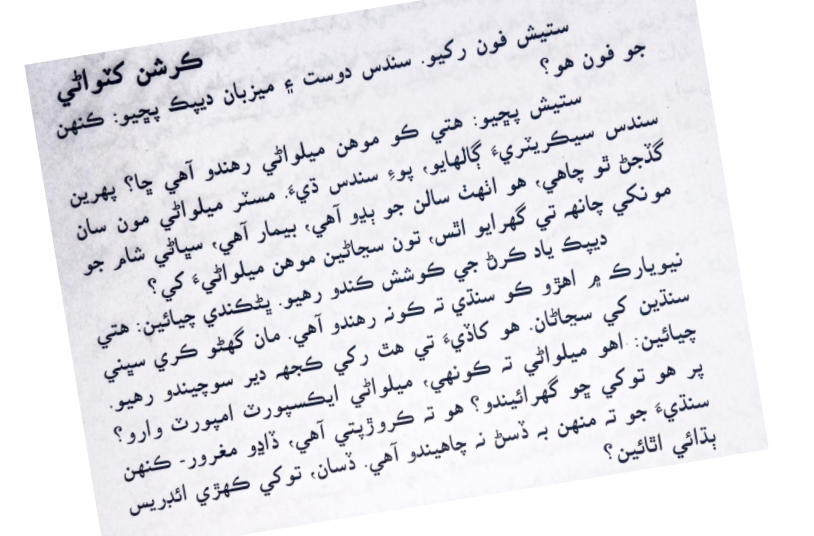
#> input picture input_images/image1.png, 814 x 536 px
$ python main.py
#> lines starting #> are read from the running program, lines starting #| are printed output that depends on the picture; after the words box and inside, x2 and y2 are one past the last pixel; in counts of white or black regions, pixels touching at a corner belong together
### segmenter.py
import cv2
import numpy as np
import os
from pathlib import Path

class SindhiTextSegmenter:
    """
    Advanced Sindhi Text Segmenter with automatic skew correction
    Designed for Sindhi script characteristics:
    - 52 characters (largest extension of Arabic alphabet)
    - 24 differentiating characters with up to 4 dots
    - Cursive and context-sensitive
    - Right-to-left writing direction
    - Connected ligatures
    - Diacritical marks above and below
    """

    def __init__(self, image_path, output_dir="segmented_output",
                 line_padding=20, word_padding=10, letter_padding=7,
                 output_height=64, output_width=None,
                 denoise_strength=10, morph_kernel_size=2,
                 auto_deskew=True, skew_threshold=0.5,
                 min_text_pixels=50, text_threshold=0.05):
        """
        Initialize the segmenter optimized for Sindhi script

        Args:
            image_path: Path to the scanned Sindhi text image
            output_dir: Directory to save segmented images
            line_padding: Extra padding for lines (captures diacritics above/below)
            word_padding: Extra padding for words (handles connected ligatures)
            letter_padding: Extra padding for letters
            output_height: Height to resize images (64-128 recommended for ML)
            output_width: Width to resize (None = maintain aspect ratio)
            denoise_strength: Noise reduction strength (10-15 for scanned docs)
            morph_kernel_size: Morphological operation kernel size
            auto_deskew: Automatically detect and correct skew
            skew_threshold: Minimum skew angle to correct (in degrees)
            min_text_pixels: Minimum number of text pixels to consider valid
            text_threshold: Minimum ratio of text pixels to total pixels (0.01-0.1)
        """
#> in load_and_preprocess, self.image is the input picture: shape (536, 814, 3); mean B, G, R 234.8, 229.8, 230.3
#| Image loaded: (536, 814, 3)
        self.image_path = image_path
        self.output_dir = output_dir
        self.line_padding = line_padding
        self.word_padding = word_padding
        self.letter_padding = letter_padding
        self.output_height = output_height
        self.output_width = output_width
        self.denoise_strength = denoise_strength
        self.morph_kernel_size = morph_kernel_size
        self.auto_deskew = auto_deskew
        self.skew_threshold = skew_threshold
        self.min_text_pixels = min_text_pixels
        self.text_threshold = text_threshold

        self.image = None
        self.gray = None
        self.binary = None
        self.processed = None
        self.skew_angle = 0

        # Create output directories
        self._create_directories()

    def has_sufficient_text(self, image, binary_image=None):
        """
        Check if image has sufficient text content
        Returns True if image contains meaningful text, False if empty/background

        Args:
            image: Color or grayscale image
            binary_image: Pre-computed binary image (optional)
        """
        # Convert to grayscale if needed
        if len(image.shape) == 3:
            gray = cv2.cvtColor(image, cv2.COLOR_BGR2GRAY)
        else:
            gray = image

        # Use provided binary or create one
        if binary_image is None:
            # Quick thresholding for checking
            _, binary = cv2.threshold(gray, 0, 255, cv2.THRESH_BINARY_INV + cv2.THRESH_OTSU)
        else:
            binary = binary_image

        # Count text pixels (white pixels in binary)
        text_pixels = np.sum(binary > 0)
        total_pixels = binary.shape[0] * binary.shape[1]

        # Calculate text ratio
        text_ratio = text_pixels / total_pixels if total_pixels > 0 else 0

        # Check both absolute count and ratio
        has_text = (text_pixels >= self.min_text_pixels and
                   text_ratio >= self.text_threshold)

        return has_text, text_pixels, text_ratio

    def _create_directories(self):
        """Create output directory structure"""
        Path(self.output_dir).mkdir(parents=True, exist_ok=True)
        Path(f"{self.output_dir}/lines").mkdir(exist_ok=True)
        Path(f"{self.output_dir}/words").mkdir(exist_ok=True)
        Path(f"{self.output_dir}/ligatures").mkdir(exist_ok=True)
        Path(f"{self.output_dir}/debug").mkdir(exist_ok=True)

    def detect_skew_angle(self, image):
        """
        Detect skew angle using multiple methods for robustness
        Returns angle in degrees (positive = clockwise rotation needed)
        """
        # Method 1: Hough Line Transform (most reliable for text)
        angle1 = self._detect_skew_hough(image)

        # Method 2: Projection Profile (backup method)
        angle2 = self._detect_skew_projection(image)

        # Use Hough if confident, otherwise use projection
        if angle1 is not None and abs(angle1) < 45:
            final_angle = angle1
            method = "Hough Transform"
        elif angle2 is not None:
            final_angle = angle2
            method = "Projection Profile"
        else:
            final_angle = 0
            method = "No skew detected"

        print(f"   Skew detection method: {method}")
        print(f"   Detected skew angle: {final_angle:.2f}°")

        return final_angle

    def _detect_skew_hough(self, image):
        """Detect skew using Hough Line Transform"""
        try:
            # Edge detection
            edges = cv2.Canny(image, 50, 150, apertureSize=3)
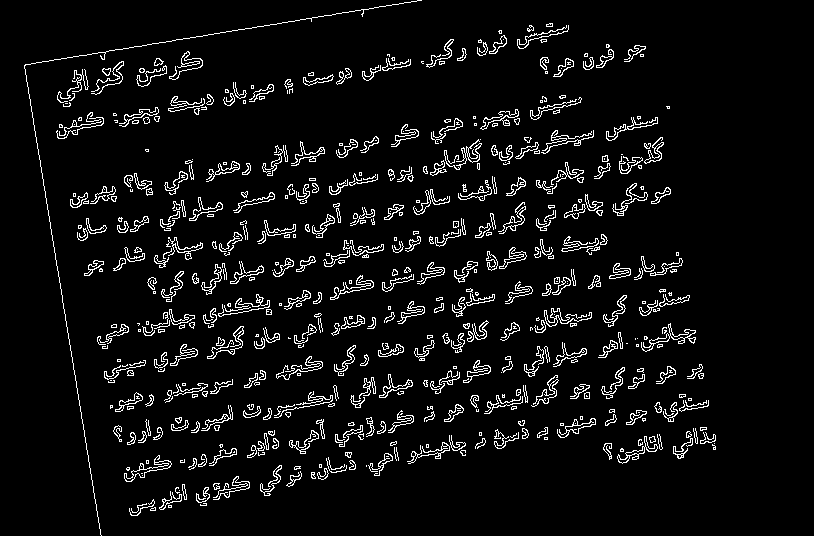
#> edges: shape (536, 814); 5.9% white in thin lines or dots, all inside (x1, y1, x2, y2) = (24, 0, 716, 536)

            # Hough Line Transform
            lines = cv2.HoughLinesP(
                edges,
                rho=1,
                theta=np.pi/180,
                threshold=100,
                minLineLength=image.shape[1] // 4,  # At least 1/4 of image width
                maxLineGap=20
            )
#> lines = 56 rows, first 6: [40, 160, 100, 534], [196, 499, 706, 400], [77, 235, 657, 122], [88, 268, 661, 157], [256, 451, 463, 410], [119, 402, 682, 302]

            if lines is None or len(lines) < 5:
                return None

            # Calculate angles of detected lines
            angles = []
            for line in lines:
                x1, y1, x2, y2 = line[0]

                # Calculate angle
                angle = np.degrees(np.arctan2(y2 - y1, x2 - x1))

                # Normalize angle to [-45, 45] range
                if angle < -45:
                    angle += 90
                elif angle > 45:
                    angle -= 90

                # Filter out near-vertical lines (not text lines)
                if abs(angle) < 45:
                    angles.append(angle)
#> this loop made 56 passes
#> (x1, y1, x2, y2, angle) on passes 1 to 8: (40, 160, 100, 534, -9.11), (196, 499, 706, 400, -10.99), (77, 235, 657, 122, -11.02), (88, 268, 661, 157, -10.96), (256, 451, 463, 410, -11.2), (119, 402, 682, 302, -10.07), (97, 337, 444, 270, -10.93), (35, 135, 567, 31, -11.06)
#> after the loop, angles = 56 values, max -8.85 at index 45, min -11.2 at index 4, mean -10.6

            if not angles:
                return None

            # Use median angle (more robust than mean)
            median_angle = np.median(angles)
#> median_angle = -10.98

            return median_angle

        except Exception as e:
            print(f"   Hough method failed: {e}")
            return None

    def _detect_skew_projection(self, image):
        """Detect skew using projection profile method"""
        try:
            # Try angles from -45 to 45 degrees
            angles_to_test = np.arange(-45, 46, 0.5)
            scores = []

            h, w = image.shape
            center = (w // 2, h // 2)

            for angle in angles_to_test:
                # Rotate image
                M = cv2.getRotationMatrix2D(center, angle, 1.0)
                rotated = cv2.warpAffine(image, M, (w, h),
                                        flags=cv2.INTER_CUBIC,
                                        borderMode=cv2.BORDER_REPLICATE)

                # Calculate horizontal projection
                projection = np.sum(rotated, axis=1)

                # Score is variance of projection (peaks = good alignment)
                score = np.var(projection)
                scores.append(score)
#> this loop made 182 passes
#> score on passes 1 to 3: 50891505.1, 50535589.7, 51082359.1
#> pass 1, in _detect_skew_projection, `rotated = cv2.warpAffine(image, M, (w, h), flags=cv2.INTER_CUBIC, bord..`:
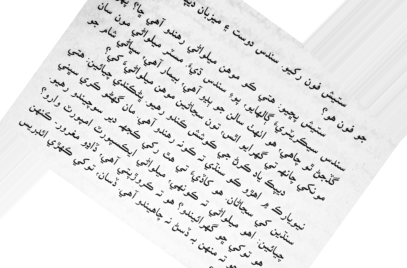
#> rotated: shape (536, 814) (shown at 1/2 size); min 0, max 255, mean 232.2
#> pass 2, in _detect_skew_projection, `rotated = cv2.warpAffine(image, M, (w, h), flags=cv2.INTER_CUBIC, bord..`:
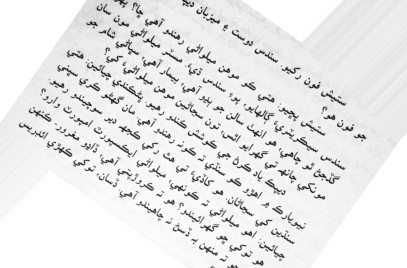
#> rotated: shape (536, 814) (shown at 1/2 size); min 0, max 255, mean 232.1
#> pass 3, in _detect_skew_projection, `rotated = cv2.warpAffine(image, M, (w, h), flags=cv2.INTER_CUBIC, bord..`:
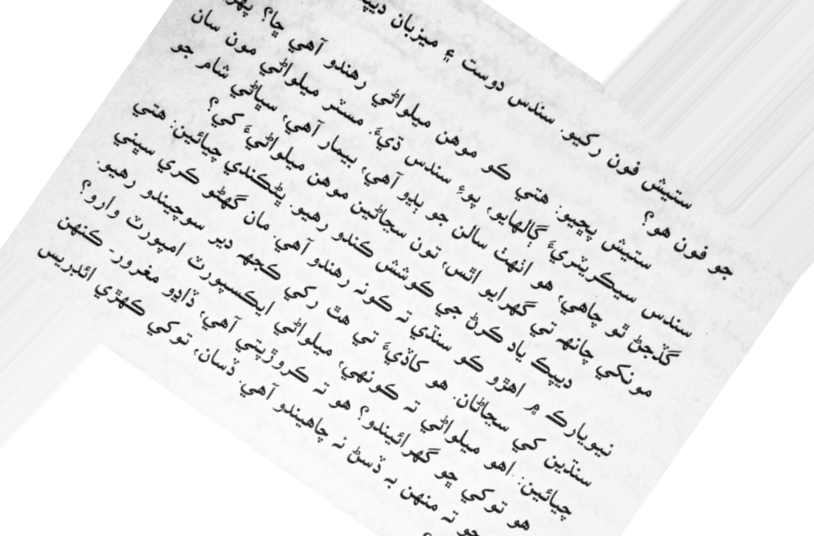
#> rotated: shape (536, 814); min 0, max 255, mean 232.1
#> after the loop, scores = 182 values, max 193471031 at index 69, min 17637153.4 at index 181, mean 50278681

            # Find angle with maximum variance
            best_idx = np.argmax(scores)
#> best_idx = 69
#> (the rest of the program and of its run is left out)
